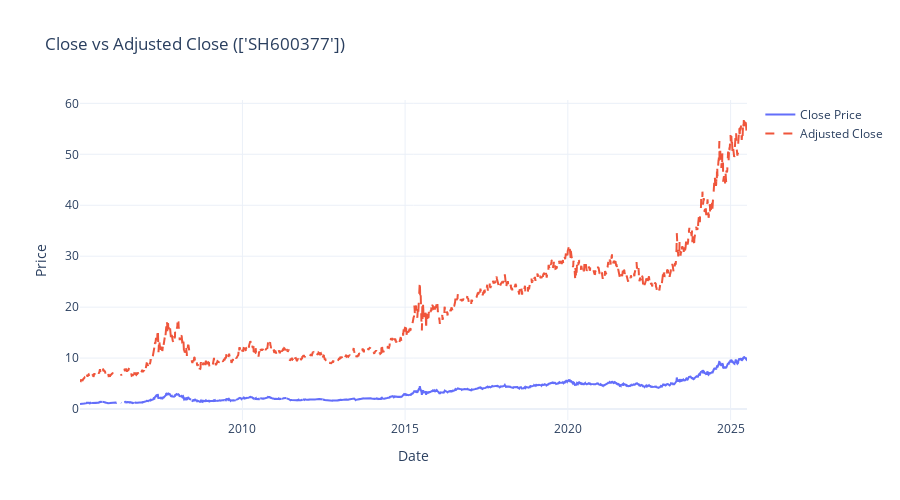

This figure's notebook cell:
### Code cell
# 确保 df 是标准 DataFrame
if isinstance(df.index, pd.MultiIndex):
    df = df.reset_index()

# 确保 datetime 是索引并格式正确
df["datetime"] = pd.to_datetime(df["datetime"])
df.set_index("datetime", inplace=True)

# 创建 Plotly 图像
fig = go.Figure()

fig.add_trace(go.Scatter(
    x=df.index,
    y=df["$close"],
    mode='lines',
    name='Close Price'
))

fig.add_trace(go.Scatter(
    x=df.index,
    y=df["$adjclose"],
    mode='lines',
    name='Adjusted Close',
    line=dict(dash='dash')
))

fig.update_layout(
    title=f"Close vs Adjusted Close ({stock})",
    xaxis_title="Date",
    yaxis_title="Price",
    hovermode='x unified',
    template='plotly_white',
    height=500
)

fig.show()

### Figure 1 — Plotly figure (JSON) as saved in the notebook; plotly's stock layout.template omitted (floating-point values rounded to 4 significant figures; data arrays with more than 128 entries replaced by an {"elided": "..."} marker saying what was removed)
{"data": [{"mode": "lines", "name": "Close Price", "type": "scatter", "x": {"elided": "4979 str values"}, "y": {"elided": "4979 float values"}}, {"line": {"dash": "dash"}, "mode": "lines", "name": "Adjusted Close", "type": "scatter", "x": {"elided": "4979 str values"}, "y": {"elided": "4979 float values"}}], "layout": {"height": 500, "hovermode": "x unified", "title": {"text": "Close vs Adjusted Close (['SH600377'])"}, "xaxis": {"title": {"text": "Date"}}, "yaxis": {"title": {"text": "Price"}}}}
